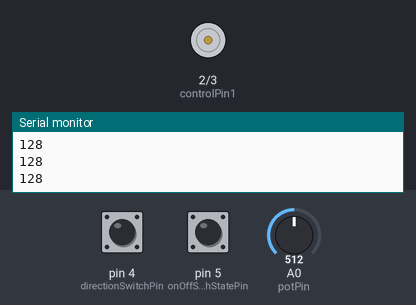
Simulated run of this sketch. Board: Arduino Uno, built with avr-gcc and run on an emulated ATmega328P. Shown: motor-driver pin pairs drawn as motors (green arrow = first pin HIGH = forward, orange = second pin HIGH = backward, longer = more drive, scaled by the enable pin), the last lines printed to the serial monitor. Inputs (shaded band) come from the test bench; at power-on: pin 4 (directionSwitchPin) LOW, pin 5 (onOffSwitchStatePin) LOW, A0 (potPin) = 512.

Above: at 1.2 s.
1.3 s: pin 4 (directionSwitchPin) pulled HIGH for 0.15 s
2.9 s: pin 5 (onOffSwitchStatePin) pulled HIGH for 0.15 s
At 3.3 s:
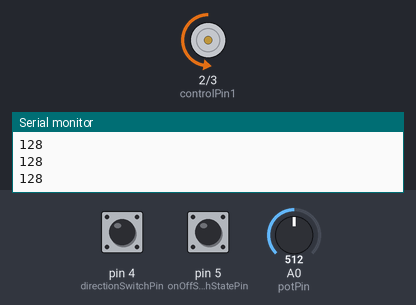
4.5 s: A0 (potPin) set to 716
At 5.6 s:
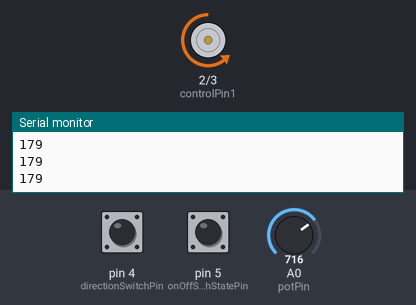
6.0 s: A0 (potPin) set to 900
At 6.8 s:
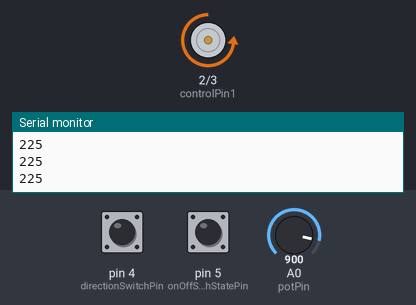
7.5 s: pin 4 (directionSwitchPin) pulled HIGH for 1 s
At 7.9 s:
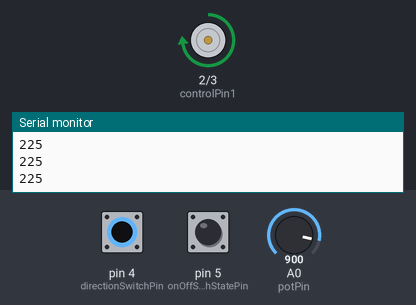
10.0 s: A0 (potPin) set to 511
At 11.0 s:
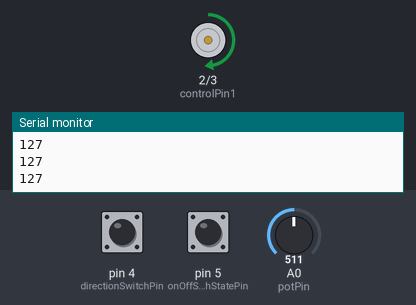
Timing chart, 0 to 12.5 s (numbered marks = the images above; inputs shaded):
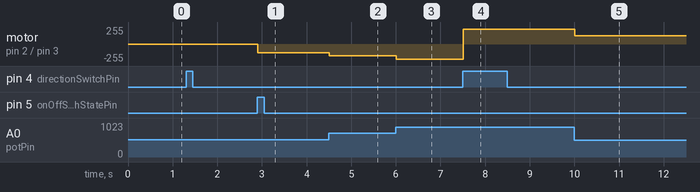

Measured:
- after the input at 2.9 s, motor on pin 2 (controlPin1) / pin 3 (controlPin2): stopped → backward 128/255 at once
- after the input at 4.5 s, motor on pin 2 (controlPin1) / pin 3 (controlPin2): backward 128/255 → backward 179/255 at once
- after the input at 6.0 s, motor on pin 2 (controlPin1) / pin 3 (controlPin2): backward 179/255 → backward 225/255 at once
- after the input at 7.5 s, motor on pin 2 (controlPin1) / pin 3 (controlPin2): backward 225/255 → forward 225/255 at once
- after the input at 10.0 s, motor on pin 2 (controlPin1) / pin 3 (controlPin2): forward 225/255 → forward 127/255 at once

The sketch:

Project-10-MotorHBridge.ino
```cpp
//Control pins for H-bridge to reverse motor polarity (reverse spin)
const int controlPin1 = 2;
const int controlPin2 = 3;

//Motor enabled - output to H-bridge
const int enablePin = 9;

//Pin for direction swap
const int directionSwitchPin = 4;

//Pin for motor on/off
const int onOffSwitchStatePin = 5;

//Potentiometer pin for motor speed
const int potPin = A0;

//States
int onOffSwitchState = 0;
int previousOnOffState = 0;
int directionSwitchState = 0;
int previousDirectionSwitchState = 0;

//Flags
int motorEnabled = 0;
int motorSpeed = 0;
int motorDirection = 1;

void setup() {

  Serial.begin(9600); //Open up serial connection
                    //9600 baud - 9600 bits per second

  //Setup input/output pins
  pinMode(directionSwitchPin, INPUT);
  pinMode(onOffSwitchStatePin, INPUT);
  pinMode(controlPin1, OUTPUT);
  pinMode(controlPin2, OUTPUT);
  pinMode(enablePin, OUTPUT);
  digitalWrite(enablePin, LOW);
}

void loop() {

  //Read input from on/off button
  onOffSwitchState =
         digitalRead(onOffSwitchStatePin);


  delay(1);

  //Read direction from left/right button
  directionSwitchState = digitalRead(directionSwitchPin);

  //Read in voltage difference from potentiometer and set as speed
  motorSpeed = analogRead(potPin)/4;
  Serial.println(motorSpeed);

  //If difference between On/Off and input is read
  if(onOffSwitchState != previousOnOffState)
    if(onOffSwitchState == HIGH)
      motorEnabled = !motorEnabled; //Toggle motorEnable

  //If difference between left/right states and input is read
  if(directionSwitchState != previousDirectionSwitchState)
    if(directionSwitchState == HIGH)
      motorDirection = !motorDirection; //Toggle motorDirection

  //If Left - set control pins H/L
  if(motorDirection == 1){
    digitalWrite(controlPin1, HIGH);
    digitalWrite(controlPin2, LOW);
  }
  //Otherwise Right - inverse control pins L/H
  else{
    digitalWrite(controlPin1, LOW);
    digitalWrite(controlPin2, HIGH);
  }


  //If the motor is enabled then pass motor speed
  if(motorEnabled == 1)
    analogWrite(enablePin, motorSpeed);
  //Otherwise disable the motor
  else
    analogWrite(enablePin, 0);


  previousDirectionSwitchState = directionSwitchState;
  previousOnOffState = onOffSwitchState;

}
```
